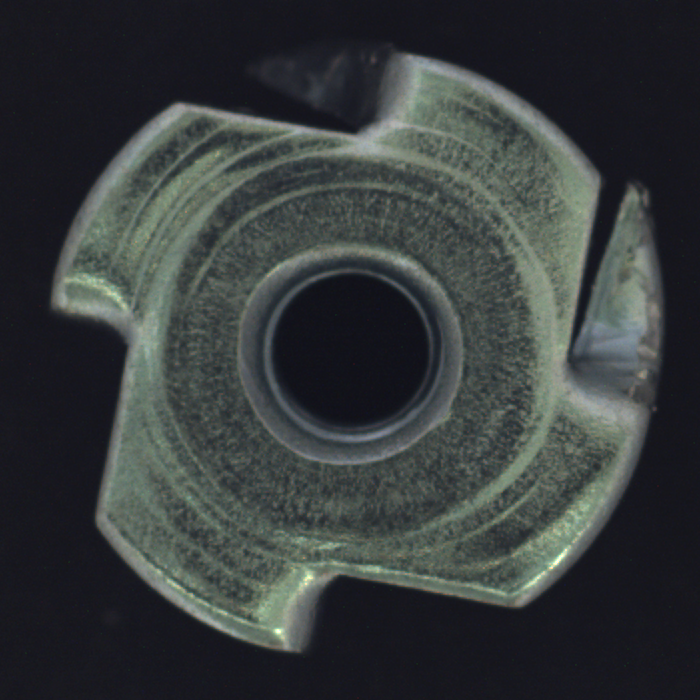
#> input picture data/mvtec_metal_nut/metal_nut/test/bent/000.png, 700 x 700 px; its folder holds only this picture in this run
$ python -i preprocess.py   (imports and definitions only)   (older library calls are emulated)
#> lines starting #> are read from the running program, lines starting #| are printed output that depends on the picture; after the words box and inside, x2 and y2 are one past the last pixel; in counts of white or black regions, pixels touching at a corner belong together
#> further down, picture is the input picture: shape (700, 700, 3); mean B, G, R 60.5, 60.1, 55.5
"""
preprocess.py
-------------
Image preprocessing pipeline for industrial defect detection.
Handles grayscale conversion, resizing, noise removal, and thresholding.
"""

import cv2
import numpy as np
from PIL import Image


IMG_SIZE = (224, 224)


def load_image(source) -> np.ndarray:
    """Load image from file path or PIL Image or numpy array."""
    if isinstance(source, str):
        img = cv2.imread(source)
        if img is None:
            raise FileNotFoundError(f"Cannot read image: {source}")
        return img
    elif isinstance(source, Image.Image):
        return cv2.cvtColor(np.array(source), cv2.COLOR_RGB2BGR)
    elif isinstance(source, np.ndarray):
        return source
    else:
        raise TypeError(f"Unsupported image type: {type(source)}")


def to_grayscale(img: np.ndarray) -> np.ndarray:
    """Convert BGR image to grayscale."""
    if len(img.shape) == 3:
        return cv2.cvtColor(img, cv2.COLOR_BGR2GRAY)
    return img


def normalize_contrast(gray: np.ndarray) -> np.ndarray:
    """Reduce lighting sensitivity so uploads from different cameras stay comparable."""
    gray_u8 = gray.astype(np.uint8, copy=False)
    clahe = cv2.createCLAHE(clipLimit=2.0, tileGridSize=(8, 8))
    return clahe.apply(gray_u8)


def resize(img: np.ndarray, size=IMG_SIZE) -> np.ndarray:
    """Resize image to fixed dimensions."""
    return cv2.resize(img, size, interpolation=cv2.INTER_AREA)


def focus_on_object(img: np.ndarray, pad_ratio: float = 0.12) -> np.ndarray:
    """
    Crop around the main foreground object to reduce background mismatch
    between training images and uploaded inspection photos.
    """
    gray = to_grayscale(img)
    blurred = cv2.GaussianBlur(gray, (5, 5), 0)

    # Try both bright-on-dark and dark-on-bright assumptions.
    _, mask_light = cv2.threshold(
        blurred, 0, 255, cv2.THRESH_BINARY + cv2.THRESH_OTSU
    )
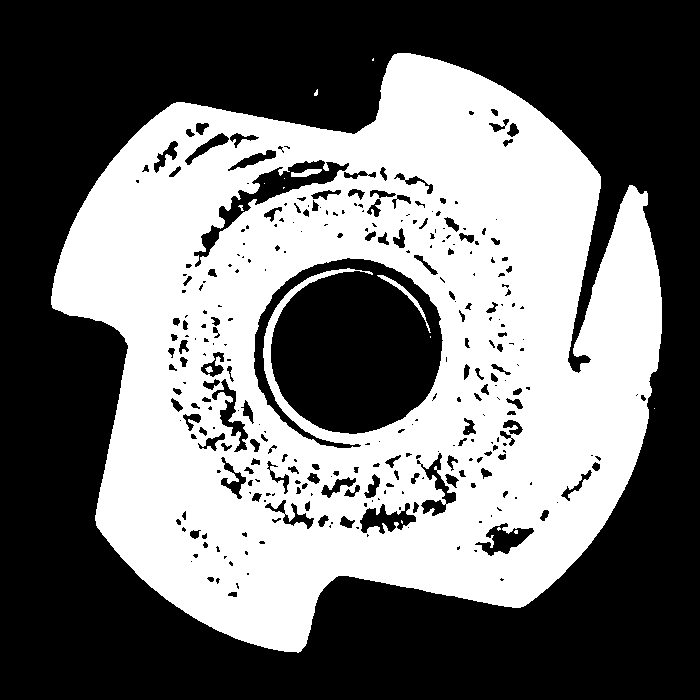
#> mask_light: shape (700, 700); 44.6% white; 17 white regions (13 under 20 px), largest, box (x1, y1, x2, y2) and area: (51, 53, 662, 653) 217895, (377, 275, 431, 333) 281, (291, 169, 322, 177) 151, (205, 366, 213, 373) 35
    _, mask_dark = cv2.threshold(
        blurred, 0, 255, cv2.THRESH_BINARY_INV + cv2.THRESH_OTSU
    )

    def best_crop(mask: np.ndarray):
        kernel = np.ones((5, 5), np.uint8)
        clean = cv2.morphologyEx(mask, cv2.MORPH_CLOSE, kernel, iterations=2)
#> clean: shape (700, 700); 48% white; 3 white regions (2 under 20 px), largest, box (x1, y1, x2, y2) and area: (51, 53, 662, 653) 235344
        clean = cv2.morphologyEx(clean, cv2.MORPH_OPEN, kernel, iterations=1)
#> clean: shape (700, 700); 48% white; 1 white region
        contours, _ = cv2.findContours(clean, cv2.RETR_EXTERNAL, cv2.CHAIN_APPROX_SIMPLE)
#> contours = 1 contour; box (x1, y1, x2, y2) and area: (51, 53, 662, 652) 259448
        if not contours:
            return None
        cnt = max(contours, key=cv2.contourArea)
#> cnt = contour of 964 points, box (x1, y1, x2, y2) (51, 53, 662, 652), area 259448
        area = cv2.contourArea(cnt)
#> area = 259447.5
        if area < 0.03 * img.shape[0] * img.shape[1]:
            return None
        return cv2.boundingRect(cnt)

    candidates = [box for box in (best_crop(mask_light), best_crop(mask_dark)) if box]
#> in best_crop (call 2), `kernel = np.ones((5, 5), np.uint8)`: kernel = [[1, 1, 1, 1, 1], [1, 1, 1, 1, 1], [1, 1, 1, 1, 1], [1, 1, 1, 1, 1], [1, 1, 1, 1, 1]]
#> in best_crop (call 2), `clean = cv2.morphologyEx(mask, cv2.MORPH_CLOSE, kernel, iterations=2)`: clean: shape (700, 700); 58% white; 5 black regions, box (x1, y1, x2, y2) and area: (51, 53, 662, 652) 203998, (252, 465, 284, 505) 729, (201, 400, 225, 430) 483, (225, 450, 253, 472) 479, (225, 436, 239, 445) 126
#> in best_crop (call 2), `clean = cv2.morphologyEx(clean, cv2.MORPH_OPEN, kernel, iterations=1)`:
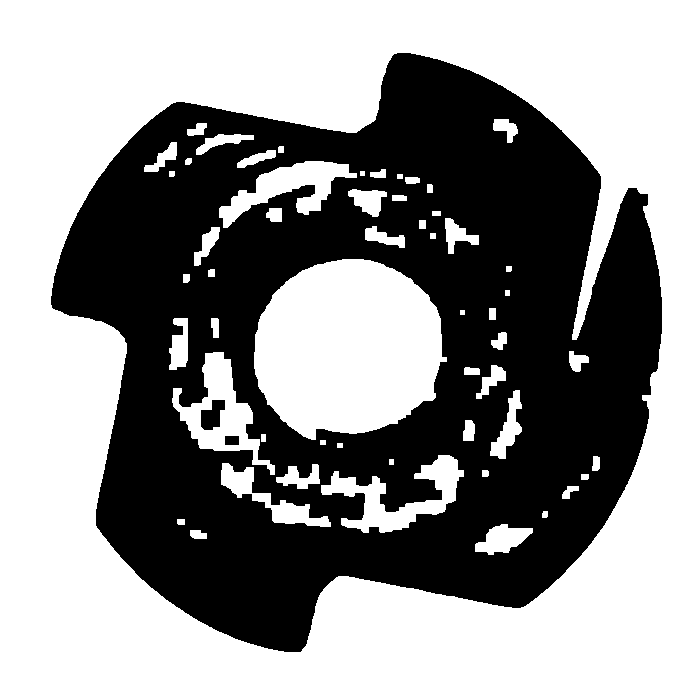
#> clean: shape (700, 700); 57.2% white; 3 black regions, box (x1, y1, x2, y2) and area: (51, 53, 662, 652) 208965, (201, 400, 225, 430) 483, (225, 436, 239, 445) 126
#> in best_crop (call 2), `contours, _ = cv2.findContours(clean, cv2.RETR_EXTERNAL, cv2.CHAIN_APP..`: contours = [[[0, 0], [0, 699], [699, 699], [699, 0]]]
#> in best_crop (call 2), `cnt = max(contours, key=cv2.contourArea)`: cnt = [[0, 0], [0, 699], [699, 699], [699, 0]]
#> in best_crop (call 2), `area = cv2.contourArea(cnt)`: area = 488601
#> candidates = [(51, 53, 611, 599), (0, 0, 700, 700)]
    if not candidates:
        return img

    x, y, w, h = max(candidates, key=lambda box: box[2] * box[3])
#> x = 0; y = 0; w = 700; h = 700
    pad_x = int(w * pad_ratio)
#> pad_x = 84
    pad_y = int(h * pad_ratio)
#> pad_y = 84
    x1 = max(0, x - pad_x)
#> x1 = 0
    y1 = max(0, y - pad_y)
#> y1 = 0
    x2 = min(img.shape[1], x + w + pad_x)
#> x2 = 700
    y2 = min(img.shape[0], y + h + pad_y)
#> y2 = 700

    cropped = img[y1:y2, x1:x2]
    return cropped if cropped.size else img


def gaussian_blur(img: np.ndarray, kernel_size: int = 5) -> np.ndarray:
    """Apply Gaussian blur to suppress noise."""
#> called with kernel_size = 5
    return cv2.GaussianBlur(img, (kernel_size, kernel_size), 0)
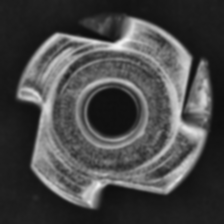
#> returned value: shape (224, 224); min 12, max 243, mean 72


def adaptive_threshold(img: np.ndarray) -> np.ndarray:
    """
    Adaptive thresholding handles uneven lighting on curved/reflective surfaces.
    Better than global threshold for industrial parts.
    """
    return cv2.adaptiveThreshold(
        img, 255,
        cv2.ADAPTIVE_THRESH_GAUSSIAN_C,
        cv2.THRESH_BINARY_INV,
        11, 2
    )
#> returned value: shape (224, 224); 30.2% white; 89 white regions (65 under 20 px), largest, box (x1, y1, x2, y2) and area: (10, 9, 218, 215) 4906, (52, 50, 172, 173) 4249, (80, 82, 145, 145) 1391


def sobel_edge_map(img: np.ndarray) -> np.ndarray:
    """Compute Sobel gradient magnitude map."""
    sobelx = cv2.Sobel(img, cv2.CV_64F, 1, 0, ksize=3)
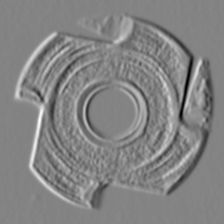
#> sobelx: shape (224, 224) float64; min -429, max 401, mean -0.2; drawn with min black and max white
    sobely = cv2.Sobel(img, cv2.CV_64F, 0, 1, ksize=3)
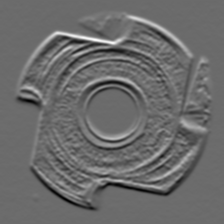
#> sobely: shape (224, 224) float64; min -362, max 496, mean 0; drawn with min black and max white
    magnitude = np.sqrt(sobelx**2 + sobely**2)
    magnitude = np.uint8(np.clip(magnitude, 0, 255))
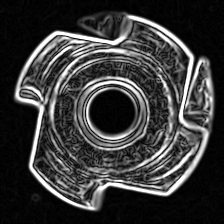
#> magnitude: shape (224, 224); min 0, max 255, mean 57.4
    return magnitude


def morphological_clean(img: np.ndarray) -> np.ndarray:
    """
    Close small gaps in defect contours and remove noise blobs
    using morphological closing then opening.
    """
    kernel = np.ones((3, 3), np.uint8)
    closed = cv2.morphologyEx(img, cv2.MORPH_CLOSE, kernel)
#> closed: shape (224, 224); 33.6% white; 49 white regions (40 under 20 px), largest, box (x1, y1, x2, y2) and area: (10, 9, 218, 215) 7478, (49, 50, 173, 173) 5315, (80, 82, 145, 145) 1513
    opened = cv2.morphologyEx(closed, cv2.MORPH_OPEN, kernel)
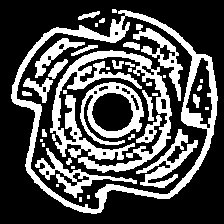
#> opened: shape (224, 224); 31.4% white; 41 white regions (15 under 20 px), largest, box (x1, y1, x2, y2) and area: (11, 10, 218, 214) 4805, (50, 50, 172, 173) 4358, (80, 82, 144, 145) 1452
    return opened


def full_pipeline(source, return_stages: bool = False):
    """
    Run complete preprocessing pipeline.

    Args:
        source: Image path, PIL Image, or numpy array
        return_stages: If True, return dict of all intermediate stages

    Returns:
        Preprocessed grayscale image ready for feature extraction.
        If return_stages=True, returns (final_img, stages_dict)
    """
    original = load_image(source)
    focused = focus_on_object(original)
    resized = resize(focused)
    gray = to_grayscale(resized)
    normalized = normalize_contrast(gray)
    blurred = gaussian_blur(normalized)
    thresh = adaptive_threshold(blurred)
    edges = sobel_edge_map(blurred)
    cleaned = morphological_clean(thresh)

    if return_stages:
        stages = {
            "Original": cv2.cvtColor(resize(original), cv2.COLOR_BGR2RGB) if len(original.shape) == 3 else resize(original),
            "Object Focus": cv2.cvtColor(resized, cv2.COLOR_BGR2RGB) if len(resized.shape) == 3 else resized,
            "Grayscale": gray,
            "Contrast Normalize": normalized,
            "Gaussian Blur": blurred,
            "Sobel Edges": edges,
            "Adaptive Threshold": thresh,
            "Morphological Clean": cleaned,
        }
        return cleaned, stages

    return cleaned

>>> import cv2
>>> picture = cv2.imread('../data/mvtec_metal_nut/metal_nut/test/bent/000.png')
>>> result = full_pipeline(picture)
